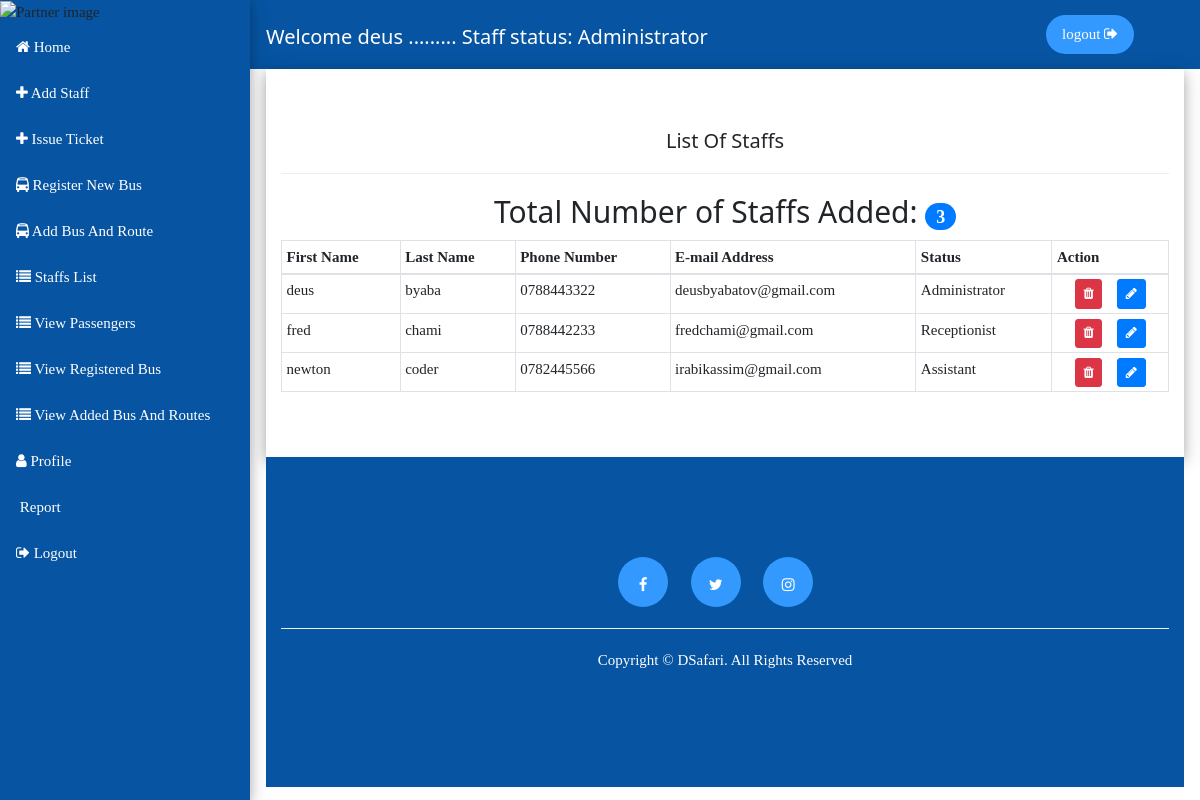
Page /dashboard/staffs_list/ (signed in) on the committed database.
### dashboard/models.py (models this page shows, shortened)
class CompanyStaff(models.Model):
    staffStatus = (
        ('Receptionist','Receptionist'),
        ('Driver','Driver'),('Assistant','Assistant'),
        ('Cargo-owner','Cargo-owner'),('Administrator','Administrator')
    )
    user = models.OneToOneField(User, related_name='user', on_delete = models.CASCADE)
    company_name = models.CharField(max_length = 50)
    phone_number = models.CharField(max_length = 20)
    staff_status = models.CharField(max_length = 100, choices = staffStatus)
    class Meta:
        verbose_name_plural = "Company Staff"

### dashboard/views.py (the view)
@login_required(login_url = '/dashboard/user/auth/login/')
def staffs_list(request):
    p = get_object_or_404(User, id = request.user.id)
    get_user = p.user.company_name
    status = p.user.staff_status
    print(status)
    count_staffs = CompanyStaff.objects.filter(company_name = get_user).count()
    staffs = CompanyStaff.objects.filter(company_name = get_user)
    context = {
        'staffs':staffs,
        'count_staffs':count_staffs,
        'profile':p,
        'status':status
    }
    return render(request, 'dashboard/staff_list.html', context)

### dashboard/templates/dashboard/staff_list.html (shortened to what this page needs)
{% extends "dashboard/base_dashboard.html" %}
{% block content%}
<div class="view_bus_container w3-card-4">
  <div class="container">
    <h1>List of Staffs</h1>
    <hr>
    <center><h2>Total Number of Staffs Added: <small><span class="badge badge-primary badge-pill">{{count_staffs}}</span></small></h2></center>
    <div class="row">
      <div class="col-md-12">
        <div class="table-responsive">
          <table class="table table-bordered table-sm">
            <thead>
              <tr>
                <th scope="col">First Name</th>
                <th scope="col">Last Name</th>
                <th scope="col">Phone Number</th>
                <th scope="col">E-mail Address</th>
                <th scope="col">Status</th>
                <th scope="col">Action</th>
              </tr>
            </thead>
            <tbody>
              {% for staffs_list in staffs %}
                <tr>
                  <td>{{staffs_list.user.first_name}}</td>
                  <td>{{staffs_list.user.last_name}}</td>
                  <td>{{staffs_list.phone_number}}</td>
                  <td>{{staffs_list.user.email}}</td>
                  <td>{{staffs_list.staff_status}}</td>
                  <td>
                    <center><a href="{% url 'delete_staff_dashboard' staffs_list.id %}" class="btn btn-danger btn-sm" onclick="return confirm('Are you sure you want to delete this member?')"><i class="fa fa-trash"></i></a> &nbsp&nbsp <a href="#" class="btn btn-primary btn-sm"><i class="fa fa-pencil"></i></a></center>
                  </td>
                </tr>
              {% endfor %}
            </tbody>
          </table>
        </div>
      </div>
    </div>
  </div>
</div>
{% endblock  %}

### dashboard/templates/dashboard/base_dashboard.html (shortened to what this page needs)
<!DOCTYPE html>
<html lang="en">
<head>
    {% load staticfiles %}
    <link rel="stylesheet" href="{% static 'customer/css/bootstrap.min.css' %}">
    <link rel="stylesheet" href="{% static 'customer/css/w3file.css' %}">
    <link rel="stylesheet" href="{% static 'customer/css/css.css' %}">
    <link rel="stylesheet" href="{% static 'customer/fontawesome/css/font-awesome.min.css' %}">
    <link rel="stylesheet" href="{% static 'customer/jqueryui/jquery-ui.css' %}">
</head>
<body>
    {% if request.user.is_authenticated %}
    <div class="w3-sidebar w3-bar-block w3-collapse w3-card-4 side_navigation_dashboard" style="width:250px;" id="mySidebar">
      <img src="/static/customer/images/img2.jpg" alt="Partner image" class="img-fluid">
        {% if status == 'Driver' %}
        <a href="{% url 'home_dashboard' %}" class="w3-bar-item w3-button"><i class="fa fa-home"></i> Home</a>
        <a href="{% url 'new_company_dashboard' %}" class="w3-bar-item w3-button"><i class="fa fa-university"></i> Register New Company</a>
        <a href="{% url 'company_list' %}" class="w3-bar-item w3-button"><i class="fa fa-list"></i> Company List</a>
        <a href="{% url 'report_dashboard' %}" class="w3-bar-item w3-button"><i class="fa fa-pdf"></i> report</a>
        <a href="{% url 'logout_user' %}" class="w3-bar-item w3-button"><i class="fa fa-sign-out"></i> logout</a>
        {% elif status == 'Administrator' %}
        <a href="{% url 'home_dashboard' %}" class="w3-bar-item w3-button"><i class="fa fa-home"></i> Home</a>
        <a href="{% url 'new_staff_dashboard' %}" class="w3-bar-item w3-button"><i class="fa fa-plus"></i> Add staff</a>
        <a href="{% url 'new_customer_dashboard' %}" class="w3-bar-item w3-button"><i class="fa fa-plus"></i> Issue Ticket</a>
        <a href="{% url 'register_bus_dashboard' %}" class="w3-bar-item w3-button"><i class="fa fa-bus"></i> Register New bus</a>
        <a href="{% url 'add_bus_dashboard' %}" class="w3-bar-item w3-button"><i class="fa fa-bus"></i> Add bus and Route</a>
        <a href="{% url 'staffs_list_dashboard' %}" class="w3-bar-item w3-button"><i class="fa fa-list"></i> Staffs List</a>
        <a href="{% url 'view_customer_dashboard' %}" class="w3-bar-item w3-button"><i class="fa fa-list"></i> View Passengers</a>
        <a href="{% url 'view_bus_dashboard' %}" class="w3-bar-item w3-button"><i class="fa fa-list"></i> View registered bus</a>
        <a href="{% url 'view_added_bus_dashboard' %}" class="w3-bar-item w3-button"><i class="fa fa-list"></i> View added bus and routes</a>
        <a href="{% url 'profile_dashboard' %}" class="w3-bar-item w3-button"><i class="fa fa-user"></i> Profile</a>
        <a href="{% url 'report_dashboard' %}" class="w3-bar-item w3-button"> report</a>
        <a href="{% url 'logout_user' %}" class="w3-bar-item w3-button"><i class="fa fa-sign-out"></i> logout</a>
        {% endif%}
    </div>
    <div class="w3-main" style="margin-left:250px">
      <div class="dashboard_header">
        <div class="w3-container">
          <div class="welcome_header">
            <h1>Welcome {{user.username}} ......... Staff status: {{profile.user.staff_status}} </h1>
          </div>
          <div class="logout">
             <p><a href="{% url 'logout_user' %}" class="w3-bar-item w3-button">logout <i class="fa fa-sign-out"></i></a></p>
          </div>
        </div>
      </div>
      <div class="w3-container">
        {% block content %}{% endblock %}
        {% include "digital_safari/footer.html" %}
      </div>
    </div>
  {% else %}
  <div class="login-again" style="text-align:center; margin: 200px auto;">
      <center><p><a href="{% url 'login_user_dashboard' %}" style="text-decoration:none; height: 50px;padding-top:10px;font-weight:bold" class="btn btn-info btn-sm">Click here to login again</a></p></center>
  </div>
  {% endif %}
</body>
</html>

### customer/static/customer/css/w3file.css (style rules this page uses)
html { box-sizing:border-box }
*,*:before,*:after { box-sizing:inherit }
html { -ms-text-size-adjust:100%;-webkit-text-size-adjust:100% }
body { margin:0 }
a { background-color:transparent;-webkit-text-decoration-skip:objects }
small { font-size:80% }
img { border-style:none }
hr { box-sizing:content-box;height:0;overflow:visible }
html,body { font-family:Verdana,sans-serif;font-size:15px;line-height:1.5 }
html { overflow-x:hidden }
h1 { font-size:36px }
h2 { font-size:30px }
h1,h2,h3,h4,h5,h6 { font-family:"Segoe UI",Arial,sans-serif;font-weight:400;margin:10px 0 }
hr { border:0;border-top:1px solid #eee;margin:20px 0 }
img { vertical-align:middle }
a { color:inherit }
.w3-btn,.w3-button { border:none;display:inline-block;padding:8px 16px;vertical-align:middle;overflow:hidden;text-decoration:none;color:inherit;background-color:inherit;text-align:center;cursor:pointer;white-space:nowrap }
.w3-btn,.w3-button { -webkit-touch-callout:none;-webkit-user-select:none;-khtml-user-select:none;-moz-user-select:none;-ms-user-select:none;user-select:none }
.w3-sidebar { height:100%;width:200px;background-color:#fff;position:fixed!important;z-index:1;overflow:auto }
.w3-main,#main { transition:margin-left .4s }
.w3-bar-block .w3-bar-item { width:100%;display:block;padding:8px 16px;text-align:left;border:none;white-space:normal;float:none;outline:0 }
.w3-container:after,.w3-container:before,.w3-panel:after,.w3-panel:before,.w3-row:after,.w3-row:before,.w3-row-padding:after,.w3-row-padding:before, .w3-cell-row:before,.w3-cell-row:after,.w3-clear:after,.w3-clear:before,.w3-bar:before,.w3-bar:after { content:"";display:table;clear:both }
@media (min-width:993px) { .w3-sidebar.w3-collapse { display:block!important } }
.w3-container,.w3-panel { padding:0.01em 16px }
.w3-card-4,.w3-hover-shadow:hover { box-shadow:0 4px 10px 0 rgba(0,0,0,0.2),0 4px 20px 0 rgba(0,0,0,0.19) }

### customer/static/customer/css/css.css (style rules this page uses)
* { font-family: calibri; }
.dashboard_header { background-color: #0654a2; }
.dashboard_header h1 { color: #fff; font-size: 20px; text-align: center; }
.welcome_header { float: left; padding-top: 15px; }
.logout { float: right; }
.logout { padding-right: 50px; padding-top: 15px; color: #fff; font-size: 15px; }
.logout p a { text-decoration: none; border-radius: 20px; background: #3399ff; }
.side_navigation_dashboard { background: #0654a2; }
.side_navigation_dashboard a { text-decoration: none; line-height: 30px; color: #fff; font-size: 15px; text-transform: capitalize; }
.view_bus_container { padding: 50px 0px; }
.view_bus_container h1 { text-align: center; text-transform: capitalize; font-size: 20px; }

### rows in the picture
CompanyStaff: user.first_name "deus", user.last_name "byaba", phone_number "0788443322", user.email "deusbyabatov@gmail.com", staff_status "Administrator"
CompanyStaff: user.first_name "fred", user.last_name "chami", phone_number "0788442233", user.email "fredchami@gmail.com", staff_status "Receptionist"
CompanyStaff: user.first_name "newton", user.last_name "coder", phone_number "0782445566", user.email "irabikassim@gmail.com", staff_status "Assistant"

### other values in the picture
{{ user.username }} "deus"
{{ profile.user.staff_status }} "Administrator"
{{ count_staffs }} "3"
